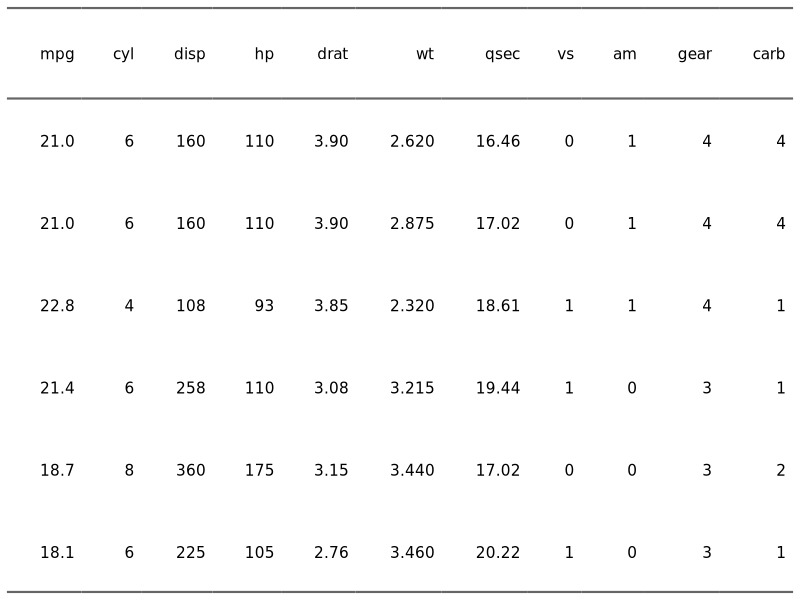

The R source for this figure:
## ---- chunk 1
library(flextable)
library(magrittr)
library(htmltools)

knitr::opts_chunk$set(
  message = FALSE,
  collapse = TRUE,
  comment = "#>", 
  eval = !is.null(knitr::opts_knit$get("rmarkdown.pandoc.to"))
)
## ---- chunk 2
data <- iris[c(1:3, 51:53, 101:104),]
## ---- chunk 3
library(flextable)
typology <- data.frame(
  col_keys = c( "Sepal.Length", "Sepal.Width", "Petal.Length",
                "Petal.Width", "Species" ),
  what = c("Sepal", "Sepal", "Petal", "Petal", "Species"),
  measure = c("Length", "Width", "Length", "Width", "Species"),
  stringsAsFactors = FALSE )

ft <- flextable(
  data, 
  col_keys = c("Species", "sep_1", "Sepal.Length", "Sepal.Width", 
               "sep_2",  "Petal.Length", "Petal.Width" ) )

ft <- set_header_df(ft, mapping = typology, key = "col_keys" )
ft <- merge_h(ft, part = "header")
ft <- merge_v(ft, j = "Species", part = "body")
ft <- merge_v(ft, j = "Species", part = "header")
ft <- theme_booktabs(ft)
ft <- empty_blanks(ft)
ft <- fix_border_issues(ft)
autofit(ft) 
## ---- chunk 4
ft <- flextable(head(mtcars))
ft <- autofit(ft)
ft
## ---- chunk 5
library(officer)
## ---- chunk 6
img_file <- tempfile(fileext = ".png")
save_as_image(ft, path = img_file)
## ---- chunk 7
plot(ft)
## ---- chunk 8
dmodel <- data.frame( 
  header = rep("body", 4 ),
  header_1 = c("data[1,1]", "data[2,1]", "...", "data[n,1]" ),
  header_2 = c("data[1,2]", "data[2,2]", "...", "data[n,2]" ),
  header_3 = c("data[1,3]", "data[2,3]", "...", "data[n,3]" ),
  header_4 = c("data[1,4]", "data[2,4]", "...", "data[n,4]" ),
  header_5 = c("data[1,5]", "data[2,5]", "...", "data[n,5]" ), 
  stringsAsFactors = FALSE
)
header_model <- data.frame(
  title1 = c( "header", rep("row 1 - cell from 1 to 5", 5) ),
  title2 = c( "header", rep("row 2 - cell from 1 to 2", 2), rep("row 2 cell from 3 to 5", 3) ),
  title3 = c( "header", sprintf("row 3 cell %.0f", 1:5) ), 
  key = c( names(dmodel)), 
  stringsAsFactors = FALSE )

data_model <- flextable( data = dmodel, 
                            col_keys = c("header", "blank", "header_1", "header_2", "header_3", "header_4", "header_5" ) )
data_model <- set_header_df(data_model, mapping = header_model, key = "key")
data_model <- merge_h(data_model, part = "header")

data_model <- add_footer(data_model, 
                         header = "footer",
                         header_1 = "Grouped footer 1.1", 
                         header_2 = "Grouped footer 1.1", 
                         header_3 = "Grouped footer 1.2", 
                         header_4 = "Grouped footer 1.2", 
                         header_5 = "Grouped footer 1.2" )
data_model <- add_footer(data_model, top = FALSE,
                         header = "footer",
                         header_1 = "Grouped footer 2.1", 
                         header_2 = "Grouped footer 2.1", 
                         header_3 = "Grouped footer 2.1", 
                         header_4 = "Grouped footer 2.1", 
                         header_5 = "Grouped footer 2.1" )
data_model <- merge_h(data_model, part = "footer")
data_model <- merge_v(data_model, part = "footer", j = 1)
data_model <- merge_v(data_model, part = "body", j = 1)
data_model <- merge_v(data_model, part = "header", j = 1)
data_model <- theme_box(data_model)
data_model <- flextable::align(data_model, align = "center", part = "all")
data_model <- bg(data_model, bg = "#eb5555", part = "header")
data_model <- bg(data_model, bg = "#475F77", part = "body")
data_model <- bg(data_model, bg = "#2BBBD8", part = "footer")
data_model <- color(data_model, color = "white", part = "footer")
# data_model <- bg(data_model, j = 1, bg = "#475F77", part = "all")
data_model <- width(data_model, j = 1, width = 1.2)
data_model <- width(data_model, j = 2, width = .2)
data_model <- width(data_model, j = 3:7, width = 1.2)

std_border <- fp_border(width = 1.5, color = "white")

data_model <- border_outer(data_model, part="all", border = std_border )
data_model <- border_inner_h(data_model, border = std_border, part="all")
data_model <- border_inner_v(data_model, border = std_border, part="all")

data_model <- empty_blanks(data_model)
data_model <- padding(data_model, padding = 4, part = "all")
data_model <- fontsize(data_model, size = 12, part = "all")
data_model <- italic(data_model, italic = FALSE, part = "footer")
data_model <- bold(data_model, bold = TRUE, part = "all")
data_model <- color(data_model, color = "white", part = "all")
data_model
## ---- chunk 9
library(flextable)
library(officer)

myft <- flextable(
  head(mtcars), 
  col_keys = c("am", "carb", "gear", "mpg", "drat" ))
myft
## ---- chunk 10
myft <- theme_vanilla(myft)
myft
## ---- chunk 11
myft <- merge_v(myft, j = c("am", "carb") )
myft <- set_header_labels( myft, carb = "# carb." )
myft <- autofit(myft)
myft
## ---- chunk 12
myft <- italic(myft, j = 1)
myft <- bg(myft, bg = "#C90000", part = "header")
myft <- color(myft, color = "white", part = "header")
myft <- color(myft, ~ drat > 3.5, ~ drat, color = "red")
myft <- bold(myft, ~ drat > 3.5, ~ drat, bold = TRUE)
myft <- autofit(myft)
myft
